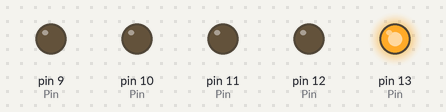
The sketch below on a simulated Arduino Uno, built with avr-gcc and run on an emulated ATmega328P. Shown: output pins drawn as LEDs (lit = HIGH).

Above: at 0.5 s.
At 1.5 s:
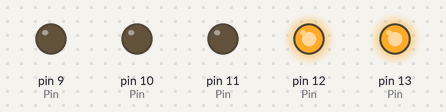
At 2.5 s:
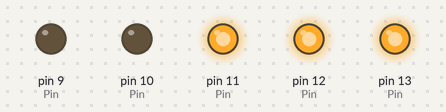
At 3.5 s:
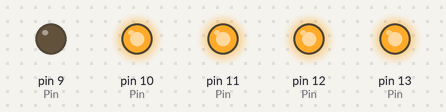
At 4.5 s:
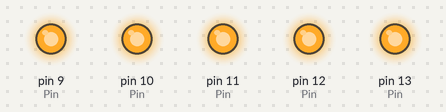
Timing chart, 0 to 5.8 s (numbered marks = the images above):
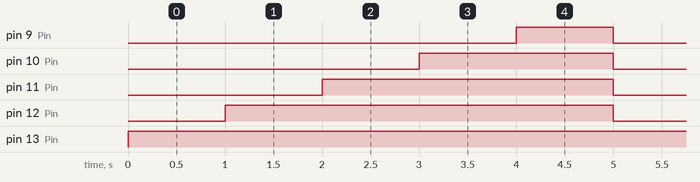

The sketch:

2.3a-5LEDs.ino
```cpp
int led1 = 13;
int led2 = 12;
int led3 = 11;
int led4 = 10;
int led5 = 9;
const int ledNumber= 5;
int Pin[ledNumber]= {led1, led2, led3, led4, led5};
/* Declare an array containing the pins connected to
the lights, with size = number of lights */

void setup() {
  for(int i=0; i < ledNumber; ++i) {
  pinMode(Pin[i], OUTPUT); //use the OUTPUT function for the pins.
  }
}

void loop() {
  for(int i=0; i < ledNumber; ++i){
  digitalWrite(Pin[i], HIGH);
  /* turn on the lights in the order the pins
  are arranged in the array */
  delay(1000);
  /* each time turn on 1 light, stop
  for 1 second */
  }

  for(int i=ledNumber-1; i >= 0; --i){
  digitalWrite(Pin[i], LOW); /* turn off the
  lights in the order of pins arranged above */
  }
}
```

Measured:
- by itself, pin 9 (Pin): alternates HIGH for 1.0 s and LOW for 4.0 s
- by itself, pin 10 (Pin): alternates HIGH for 2.0 s and LOW for 3.0 s
- by itself, pin 11 (Pin): alternates HIGH for 3.0 s and LOW for 2.0 s
- by itself, pin 12 (Pin): alternates HIGH for 4.0 s and LOW for 1.0 s
- by itself, pin 13 (Pin): LOW → HIGH at 0.00 s
